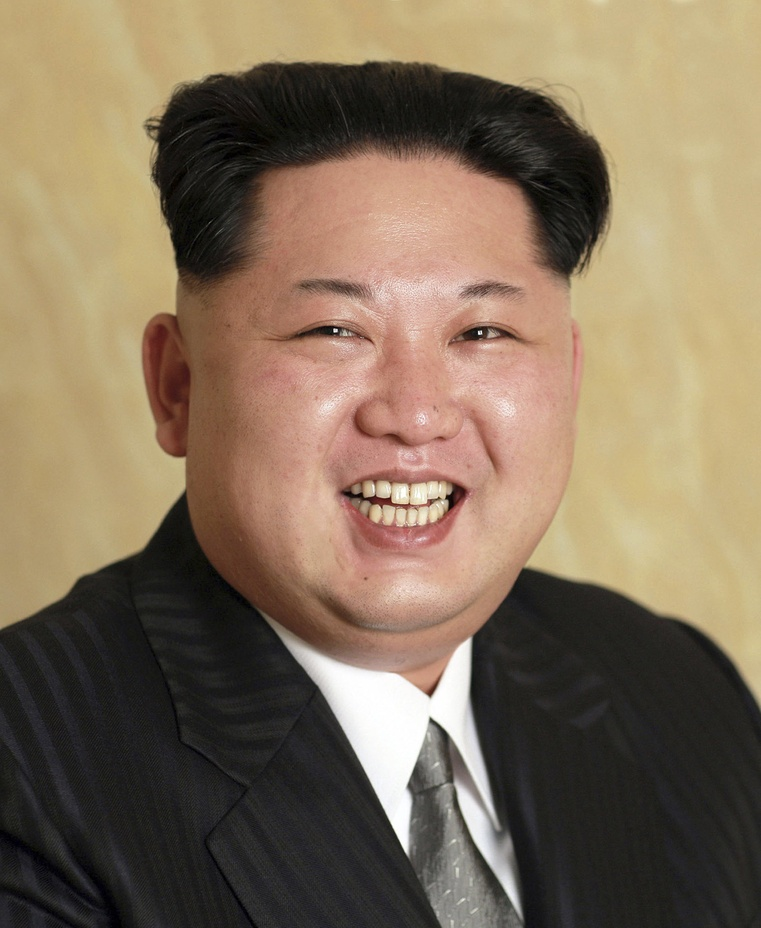
#> input picture ImproveImage/img02.jpg, 761 x 928 px, shrunk from 3312 x 4040 before the run, found by its file name
$ python limiarRGB.py
#> lines starting #> are read from the running program, lines starting #| are printed output that depends on the picture; after the words box and inside, x2 and y2 are one past the last pixel; in counts of white or black regions, pixels touching at a corner belong together
import cv2
import numpy as np
import matplotlib.pyplot as plt

# Carregando a imagem RGB
imagem_rgb = cv2.imread('img02.jpg')
#> imagem_rgb is the input picture: shape (928, 761, 3); mean B, G, R 90.8, 112.8, 130.7

# Separando os canais de cor
canal_azul, canal_verde, canal_vermelho = cv2.split(imagem_rgb)
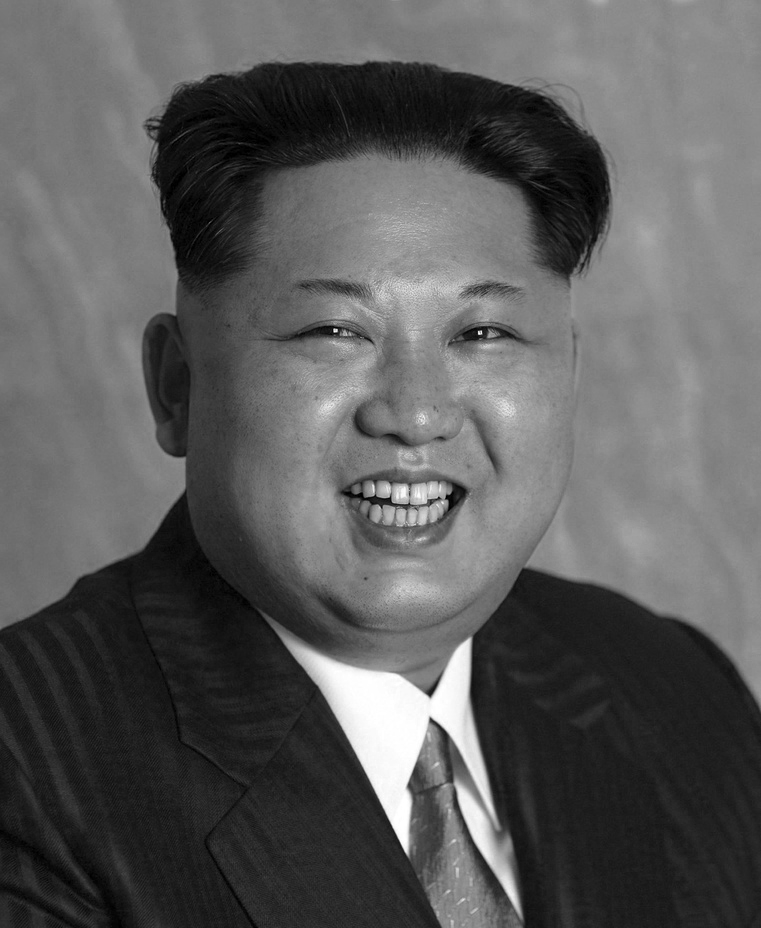
#> canal_azul: shape (928, 761); min 0, max 255, mean 90.8
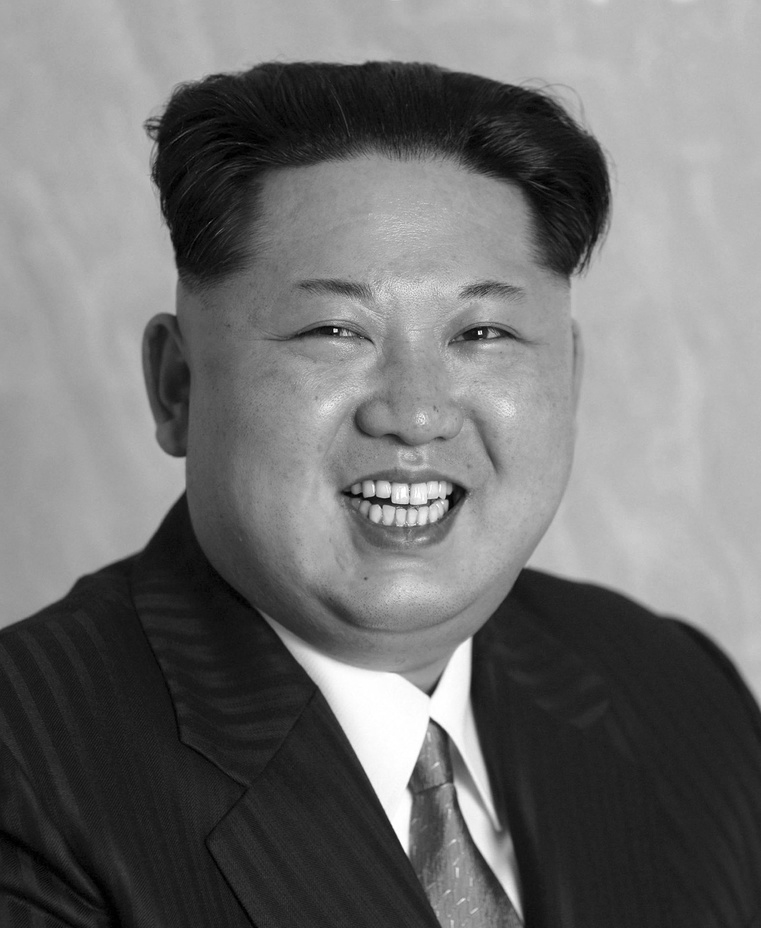
#> canal_verde: shape (928, 761); min 0, max 255, mean 112.8
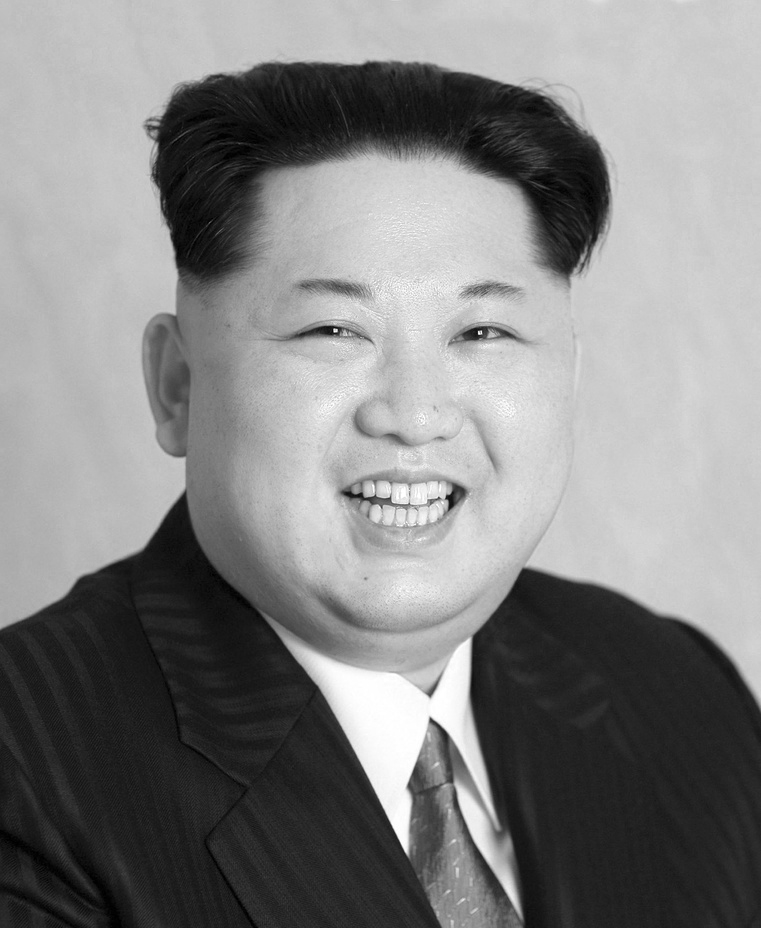
#> canal_vermelho: shape (928, 761); min 0, max 255, mean 130.7

# Aplicando a segmentação por limiar adaptativo a cada canal
limiar_adaptativo_azul = cv2.adaptiveThreshold(canal_azul, 255, cv2.ADAPTIVE_THRESH_MEAN_C, cv2.THRESH_BINARY, 11, 2)
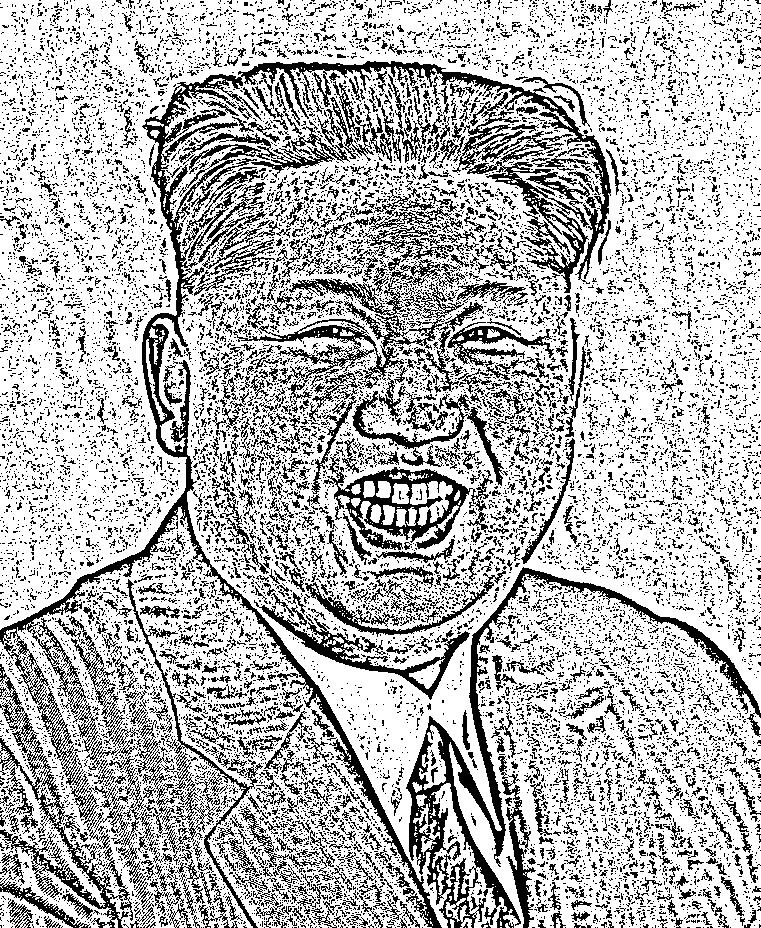
#> limiar_adaptativo_azul: shape (928, 761); 71.9% white; black in thin lines or dots
limiar_adaptativo_verde = cv2.adaptiveThreshold(canal_verde, 255, cv2.ADAPTIVE_THRESH_MEAN_C, cv2.THRESH_BINARY, 11, 2)
#> limiar_adaptativo_verde: shape (928, 761); 73.4% white; black in thin lines or dots
limiar_adaptativo_vermelho = cv2.adaptiveThreshold(canal_vermelho, 255, cv2.ADAPTIVE_THRESH_MEAN_C, cv2.THRESH_BINARY, 11, 2)
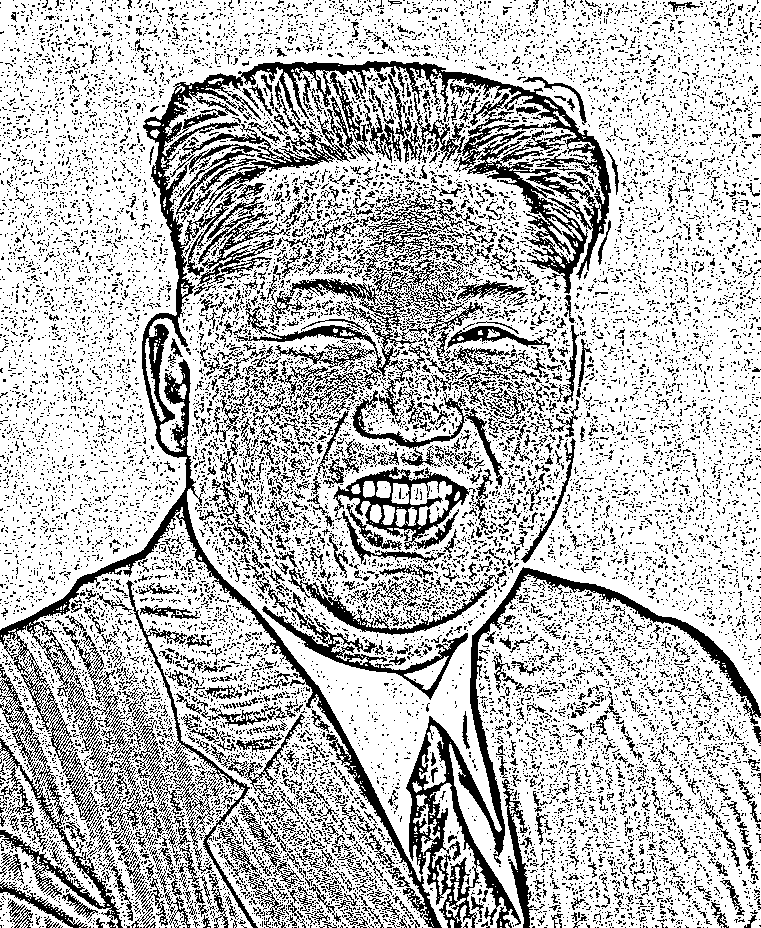
#> limiar_adaptativo_vermelho: shape (928, 761); 73.4% white; black in thin lines or dots

# Juntando os canais segmentados por limiar adaptativo
imagem_segmentada_rgb = cv2.merge([limiar_adaptativo_azul, limiar_adaptativo_verde, limiar_adaptativo_vermelho])
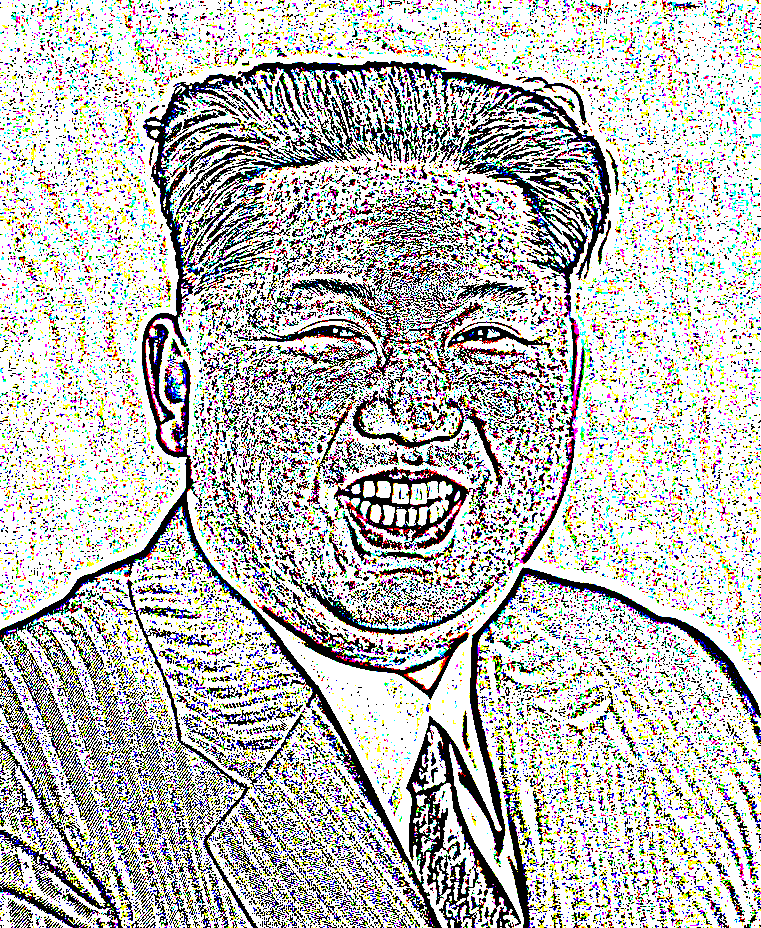
#> imagem_segmentada_rgb: shape (928, 761, 3); mean B, G, R 183.2, 187.2, 187.3

# Exibir as imagens
plt.figure(figsize=(12, 4))

plt.subplot(1, 2, 1)
plt.imshow(cv2.cvtColor(imagem_rgb, cv2.COLOR_BGR2RGB))
plt.title('Original (RGB)')

plt.subplot(1, 2, 2)
plt.imshow(imagem_segmentada_rgb, cmap='gray')
plt.title('Segmentação por Limiar Adaptativo (RGB)')

plt.show()
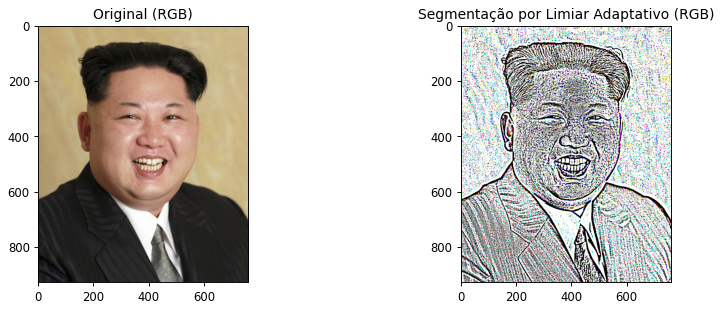
#> figure drawn by matplotlib, 2 panels; B, G, R data is drawn as R, G, B

$ run again, with ImproveImage/img01.jpg copied over ImproveImage/img02.jpg
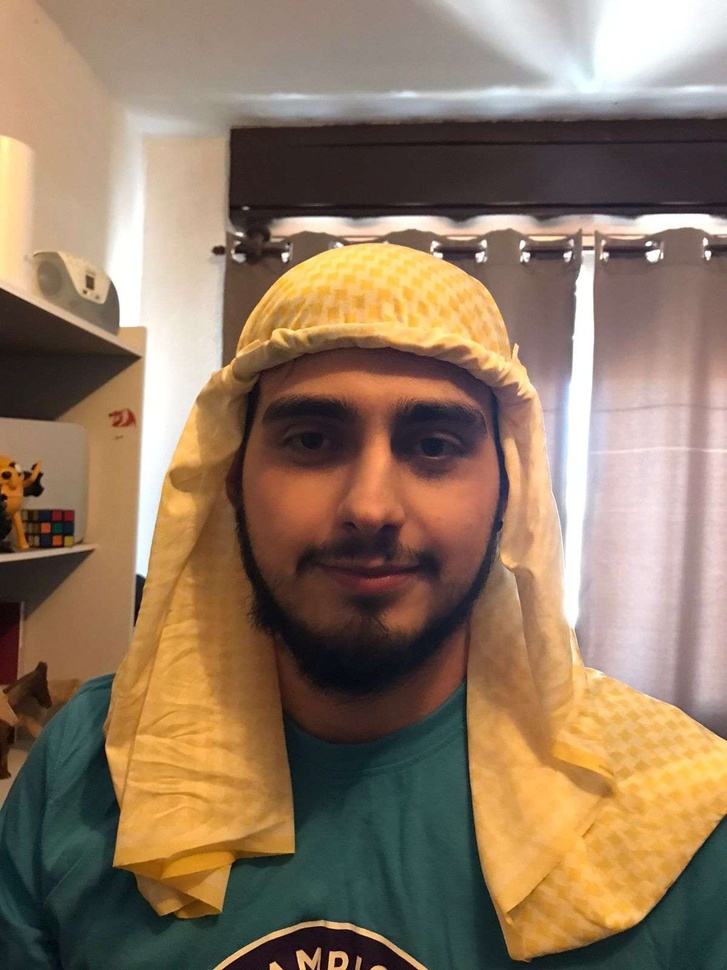
#> input picture ImproveImage/img01.jpg, 727 x 970 px, shrunk from 1200 x 1600 before the run, found by its file name
#> imagem_rgb is the input picture: shape (970, 727, 3); mean B, G, R 98, 120.7, 143.9
#> `limiar_adaptativo_azul = cv2.adaptiveThreshold(canal_azul, 255, cv2.AD..`:
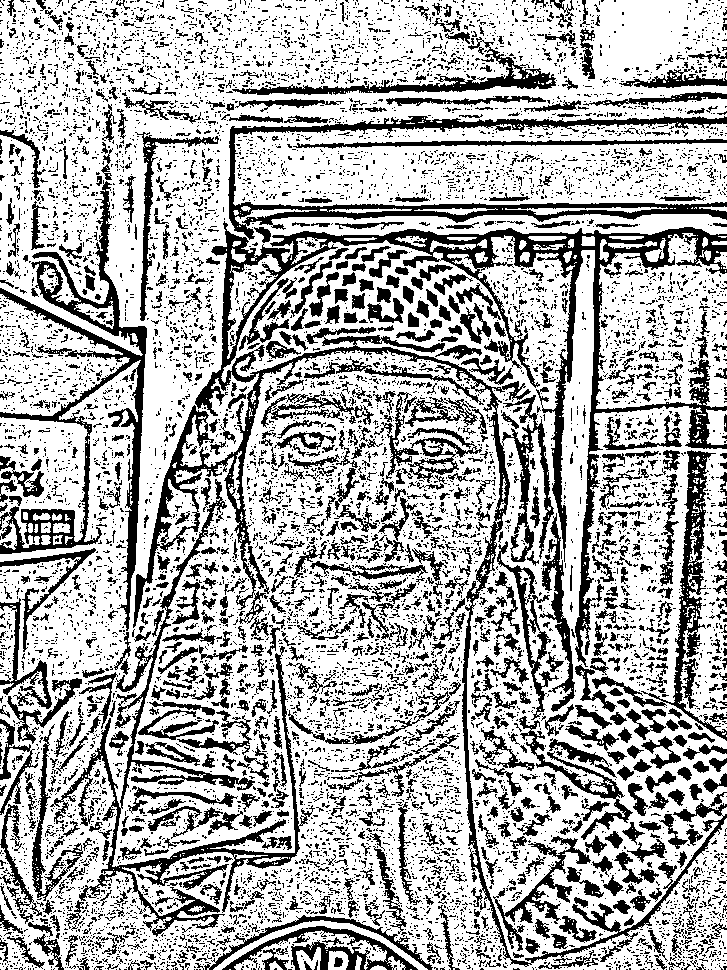
#> limiar_adaptativo_azul: shape (970, 727); 68.9% white; 9926 black regions (8778 under 20 px), largest, box (x1, y1, x2, y2) and area: (133, 221, 727, 967) 34220, (0, 180, 147, 631) 10012, (50, 479, 315, 937) 9674
#> limiar_adaptativo_verde: shape (970, 727); 70.1% white; 10229 black regions (9327 under 20 px), largest, box (x1, y1, x2, y2) and area: (50, 223, 727, 970) 51336, (228, 116, 727, 243) 8954, (0, 288, 147, 603) 4534
#> limiar_adaptativo_vermelho: shape (970, 727); 69.4% white; 9922 black regions (8932 under 20 px), largest, box (x1, y1, x2, y2) and area: (31, 329, 727, 970) 30862, (207, 223, 727, 741) 24634, (228, 116, 727, 243) 9141
#> `plt.show()`:
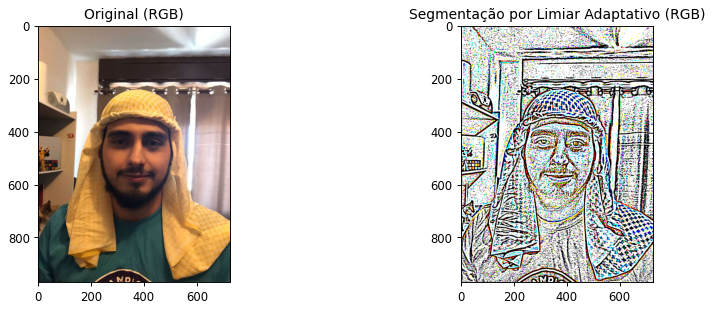
#> figure drawn by matplotlib, 2 panels; B, G, R data is drawn as R, G, B

$ run again, with ImproveImage/img03.jpeg copied over ImproveImage/img02.jpg
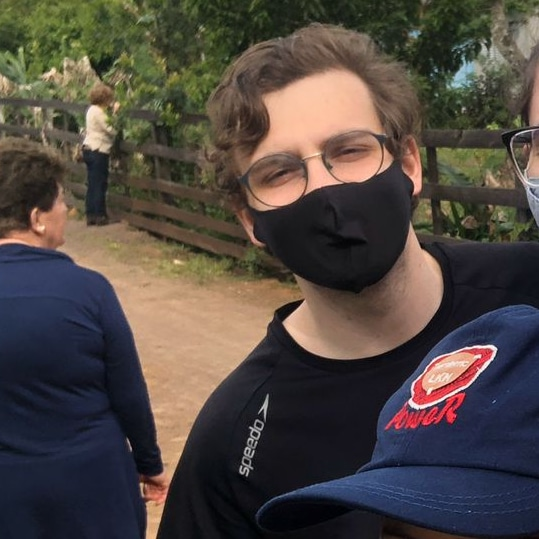
#> input picture ImproveImage/img03.jpeg, 539 x 539 px, found by its file name
#> imagem_rgb is the input picture: shape (539, 539, 3); mean B, G, R 65.5, 71.3, 79.6
#> `limiar_adaptativo_azul = cv2.adaptiveThreshold(canal_azul, 255, cv2.AD..`:
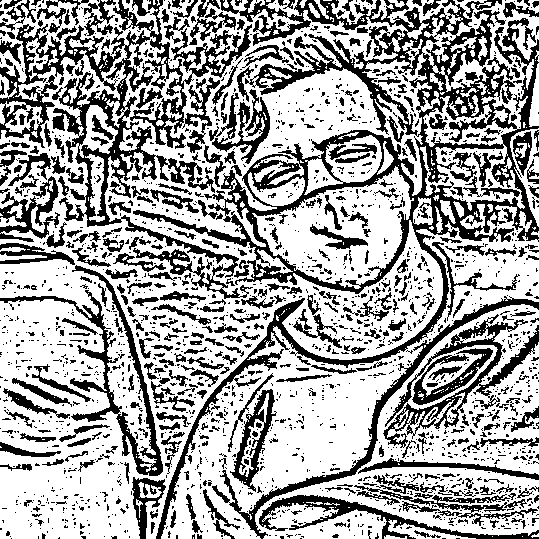
#> limiar_adaptativo_azul: shape (539, 539); 64.3% white; 1979 black regions (1572 under 20 px), largest, box (x1, y1, x2, y2) and area: (133, 0, 539, 539) 28301, (0, 0, 253, 299) 15312, (0, 265, 163, 476) 3738
#> limiar_adaptativo_verde: shape (539, 539); 64.5% white; 1933 black regions (1543 under 20 px), largest, box (x1, y1, x2, y2) and area: (156, 0, 539, 539) 27713, (18, 0, 239, 277) 10740, (0, 243, 163, 476) 4604
#> limiar_adaptativo_vermelho: shape (539, 539); 64.1% white; 1819 black regions (1477 under 20 px), largest, box (x1, y1, x2, y2) and area: (16, 0, 539, 539) 48666, (208, 299, 539, 539) 4065, (0, 243, 163, 486) 3445
#> `plt.show()`:
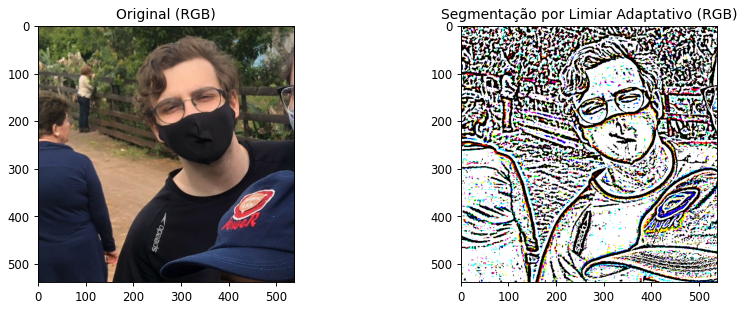
#> figure drawn by matplotlib, 2 panels; B, G, R data is drawn as R, G, B
